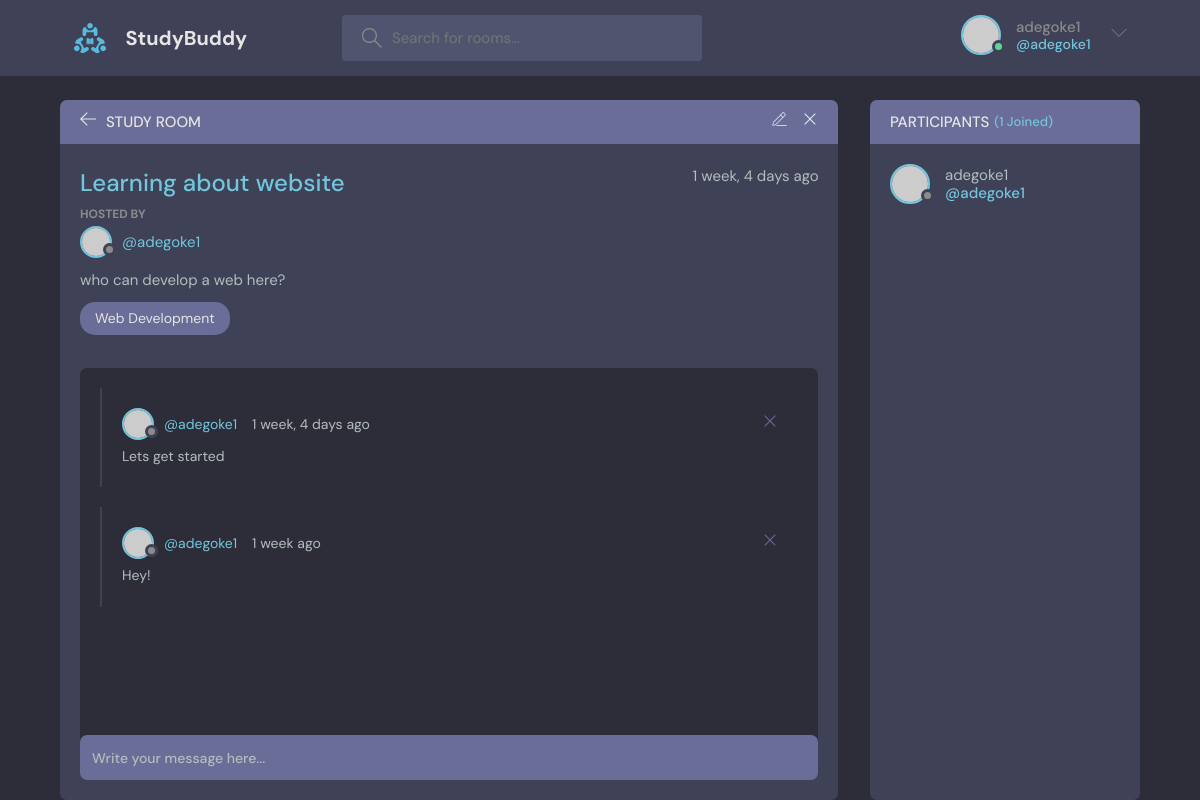
Screenshot of /room/11/ (signed in) with the database file from the repository.
### tunde/models.py (models this page shows, shortened)
class Room(models.Model):
    host=models.ForeignKey(User,  on_delete=models.SET_NULL, null=True)
    topic=models.ForeignKey(Topic, on_delete=models.SET_NULL, null=True)
    name=models.CharField(max_length=300)
    description=models.TextField(blank=True)
    participants=models.ManyToManyField(User, related_name='participants', blank=True)
    created_date=models.DateTimeField(auto_now_add=True)
    updated_date=models.DateTimeField(auto_now=True)
    class Meta:
        ordering = ['-created_date', '-updated_date']

class Topic(models.Model):
    name=models.CharField(max_length=200)
    def __str__(self):
        return self.name

class Message(models.Model):
    user=models.ForeignKey(User, on_delete=models.CASCADE)
    room=models.ForeignKey(Room, on_delete=models.CASCADE)
    body=models.TextField(blank=True)
    created_date=models.DateTimeField(auto_now_add=True)
    updated_date=models.DateTimeField(auto_now=True)

### tunde/views.py (the view, shortened to what this page needs)
# urls.py: path('room/<str:pk>/', views.room, name='room'),
@login_required(login_url='login')
def room(request, pk):
    room=Room.objects.get(id=pk)
    room_messages=room.message_set.all()
    participants=room.participants.all()
    context={'room':room, 'room_messages':room_messages, 'participants':participants }
    return render(request, 'tunde/room.html', context)

### tunde/templates/tunde/room.html (shortened to what this page needs)
{% extends 'main.html' %}
   {% block content %}
   <main class="profile-page layout layout--2">
    <div class="container">
      <div class="room">
        <div class="room__top">
          <div class="room__topLeft">
            <a href="{% url 'home' %}">
              <svg version="1.1" xmlns="http://www.w3.org/2000/svg" width="32" height="32" viewBox="0 0 32 32">
                <title>arrow-left</title>
                <path
                  d="M13.723 2.286l-13.723 13.714 13.719 13.714 1.616-1.611-10.96-10.96h27.625v-2.286h-27.625l10.965-10.965-1.616-1.607z"
                ></path>
              </svg>
            </a>
            <h3>Study Room</h3>
          </div>
          {% if request.user == room.host %}
          <div class="room__topRight">
            <a href="{% url 'editRoom' room.id %}">
            </a>
            <a href="{% url 'deleteRoom' room.id %}">
              <svg version="1.1" xmlns="http://www.w3.org/2000/svg" width="32" height="32" viewBox="0 0 32 32">
                <title>remove</title>
                <path
                  d="M27.314 6.019l-1.333-1.333-9.98 9.981-9.981-9.981-1.333 1.333 9.981 9.981-9.981 9.98 1.333 1.333 9.981-9.98 9.98 9.98 1.333-1.333-9.98-9.98 9.98-9.981z"
                ></path>
              </svg>
            </a>
          </div>
          {% endif %}
        </div>
        <div class="room__box scroll">
          <div class="room__header scroll">
            <div class="room__info">
              <h3>{{room.name}}</h3>
              <span>{{room.created_date|timesince}} ago</span>
            </div>
            <div class="room__hosted">
              <p>Hosted By</p>
              <a href="{% url 'profile' room.host.id %}" class="room__author">
                <div class="avatar avatar--small">
                  <img src="https://randomuser.me/api/portraits/men/37.jpg" />
                </div>
                <span>@{{room.host.username}}</span>
              </a>
            </div>
            <div class="room__details">
              {{room.description}}
            </div>
            <span class="room__topics">{{room.topic}}</span>
          </div>
          <div class="room__conversation">
            <div class="threads scroll">
              {% for x in  room_messages %}
              <div class="thread">
                <div class="thread__top">
                  <div class="thread__author">
                    <a href="{% url 'profile' x.user.id %}" class="thread__authorInfo">
                      <div class="avatar avatar--small">
                        <img src="https://randomuser.me/api/portraits/men/37.jpg" />
                      </div>
                      <span>@{{x.user.username}}</span>
                    </a>
                    <span class="thread__date">{{x.created_date|timesince}} ago</span>
                  </div>
                 <a href="{% url 'delete-message' x.id %}">
                  <div class="thread__delete">
                    <svg version="1.1" xmlns="http://www.w3.org/2000/svg" width="32" height="32" viewBox="0 0 32 32">
                      <title>remove</title>
                      <path
                        d="M27.314 6.019l-1.333-1.333-9.98 9.981-9.981-9.981-1.333 1.333 9.981 9.981-9.981 9.98 1.333 1.333 9.981-9.98 9.98 9.98 1.333-1.333-9.98-9.98 9.98-9.981z"
                      ></path>
                    </svg>
                  </div>
                 </a>
                </div>
                <div class="thread__details">
                  {{x.body}}
                </div>
              </div>
              {% endfor %}
            </div>
          </div>
        </div>
        {% if request.user.is_authenticated %}
        <div class="room__message" >
          <form action="#" method="POST">
            <input name="body" placeholder="Write your message here..." />
          </form>
        </div>
        {% endif %}
      </div>
      <div class="participants">
        <h3 class="participants__top">Participants <span>({{participants.count}} Joined)</span></h3>
        <div class="participants__list scroll">
          {% for item in participants   %}
          <a href="{% url 'profile' item.id %}" class="participant">
            <div class="avatar avatar--medium">
              <img src="https://randomuser.me/api/portraits/men/37.jpg" />
            </div>
            <p>
              {{item.username}}
              <span>@{{item.username}}</span>
            </p>
          </a>
          {% endfor %}
        </div>
      </div>
    </div>
  </main>
   {% endblock %}

### templates/navbar.html (shortened to what this page needs)
{% load static %}
<header class="header header--loggedIn">
    <div class="container">
      <a href="{% url 'home' %}" class="header__logo">
        <img src="{% static 'images/logo.svg' %}" />
        <h1>StudyBuddy</h1>
      </a>
      <form class="header__search" action="{% url 'home' %}" method="GET">
        <label>
          <input placeholder="Search for rooms..."  name="q"/>
        </label>
      </form>
      <nav class="header__menu">
        {% if request.user.is_authenticated %}
        <div class="header__user">
          <a href="{% url 'profile' user.id %}">
            <div class="avatar avatar--medium active">
              <img src="https://randomuser.me/api/portraits/men/37.jpg" />
            </div>
            <p>{{request.user}} <span>@{{request.user}}</span></p>
          </a>
          <button class="dropdown-button">
            <svg version="1.1" xmlns="http://www.w3.org/2000/svg" width="32" height="32" viewBox="0 0 32 32">
              <title>chevron-down</title>
              <path d="M16 21l-13-13h-3l16 16 16-16h-3l-13 13z"></path>
            </svg>
          </button>
        </div>
        {% else %}
        <a href="{% url 'login' %}">
          <img src="{%  static 'images/avatar.svg' %}" />
          <p>Login</p>
        </a>
        {% endif %}
      </nav>
    </div>
  </header>

### rows the page displays
Room: name "Learning about website", created_date "1 week, 4 days", host.username "adegoke1", description "who can develop a web here?", topic "Web Development"
Message: user.username "adegoke1", created_date "1 week, 4 days", body "Lets get started"
Message: user.username "adegoke1", created_date "1 week", body "Hey!"

### other values shown
{{ request.user }} "adegoke1"
{{ participants.count }} "1"
{{ item.username }} "adegoke1"
